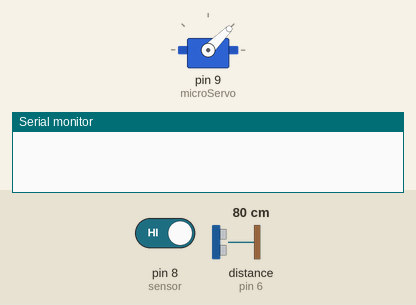
This sketch was run on a simulated Arduino Uno, built with avr-gcc and run on an emulated ATmega328P. On the bench: servo, the last lines printed to the serial monitor. Wiring (inferred from the names in the program): ultrasonic range finder: trigger pin 7; echo pin 6. Inputs (shaded band) come from the test bench; at power-on: distance to the obstacle (sensor on pin 6) 80 cm, pin 8 (sensor) HIGH. The echo pulse lasts 58.3 µs per cm.

Above: at 3.8 s.
3.9 s: distance to the obstacle (sensor on pin 6) set to 12 cm
8.2 s: distance to the obstacle (sensor on pin 6) set to 9 cm
At 11.0 s:
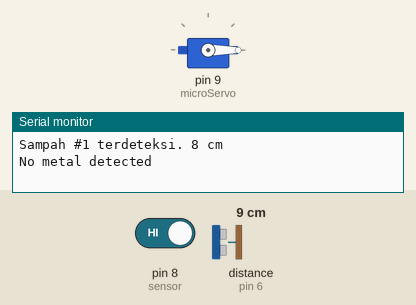
14.5 s: pin 8 (sensor) driven LOW
At 21.9 s:
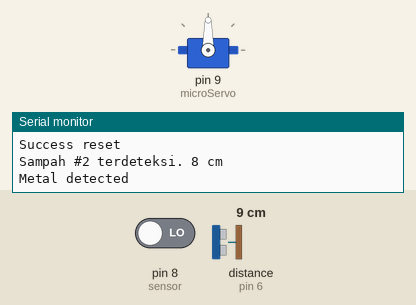
Timing chart, 0 to 25.5 s (numbered marks = the images above; inputs shaded):
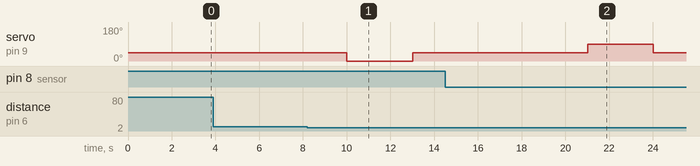

The sketch:

sketch_may18a.ino
```cpp
#include <Servo.h>
#define CommonSenseMetricSystem

Servo microServo;
int sensor = 8;
int metal;

int trigger = 7;
int echo = 6;

int distance() {
  digitalWrite(trigger, LOW);
  delayMicroseconds(2);

  digitalWrite(trigger, HIGH);
  delayMicroseconds(10);
  digitalWrite(trigger, LOW);

  long duration = pulseIn(echo, HIGH);
#ifdef CommonSenseMetricSystem
  float distance = duration * 0.034 / 2;
#endif
#ifdef ImperialNonsenseSystem
  float distance = (duration / 2) / 73.914;
#endif

  return distance;
}

void setup() {
  Serial.begin(9600);
  microServo.attach(9);
  microServo.write(45);
  pinMode(sensor, INPUT);
  pinMode(trigger, OUTPUT);
  pinMode(echo, INPUT);
}

int jarakBenda;
int nomorSampah = 0;
int adaSampah = 0;

void loop() {
  jarakBenda = distance();

  delay(1000);
  metal = digitalRead(sensor);

  if (jarakBenda < 10 && adaSampah == 0) {
    nomorSampah += 1;
    adaSampah = 1;
    Serial.print("Sampah #");
    Serial.print(nomorSampah);
    Serial.print(" terdeteksi. ");
    Serial.print(jarakBenda);
    Serial.println(" cm");


    if (metal == 0) {  //deteksi metal
      Serial.println("Metal detected");
      microServo.write(90);

      delay(3000);
      microServo.write(45);
    } else {
      Serial.println("No metal detected");
      microServo.write(0);

      delay(3000);
      microServo.write(45);
    }

    delay(5000);

    adaSampah = 0;
    Serial.println("Success reset");
  }

  delay(2000);
}
```

Measured:
- the behaviour switches between 11 and 10 cm on distance to the obstacle (sensor on pin 6) (found by bisection; images 0 and 1)
- after the input at 3.9 s, every drawn part: stays the same
- after the input at 8.2 s, servo on pin 9 (microServo): 45° → 0° after 1.8 s, → 45° 3.0 s later
